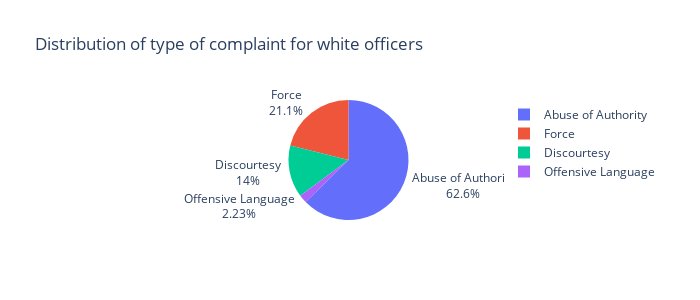

The notebook cell saved with this chart:
### Code cell
print(dfOW.groupby('fado_type').count()['complaint_id'])
fig = px.pie(dfOW,'fado_type',title='Distribution of type of complaint for white officers',width=700, height=300)
fig=fig.update_traces(textinfo="percent+label")
fig.show()

### Figure 1 — Plotly figure (JSON) as saved in the notebook; plotly's stock layout.template omitted (floating-point values rounded to 4 significant figures; data arrays with more than 128 entries replaced by an {"elided": "..."} marker saying what was removed)
{"data": [{"domain": {"x": [0, 1], "y": [0, 1]}, "hovertemplate": "fado_type=%{label}<extra></extra>", "labels": {"elided": "16836 str values"}, "legendgroup": "", "name": "", "showlegend": true, "textinfo": "percent+label", "type": "pie"}], "layout": {"height": 300, "legend": {"tracegroupgap": 0}, "title": {"text": "Distribution of type of complaint for white officers"}, "width": 700}}
